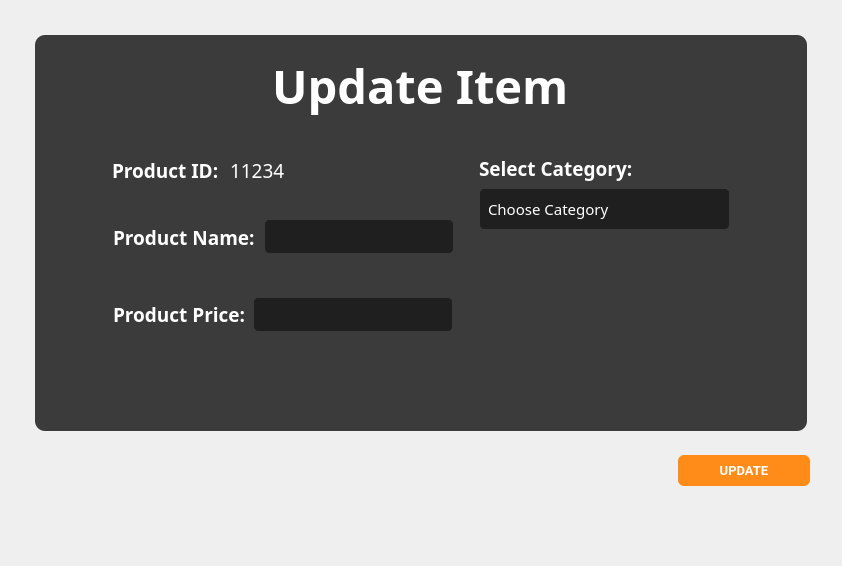
         <widget class="QWidget" name="updateProdPage">
          <layout class="QGridLayout" name="gridLayout_20">
           <item row="0" column="0">
            <widget class="QWidget" name="widget_96" native="true">
             <property name="sizePolicy">
              <sizepolicy hsizetype="Preferred" vsizetype="Expanding">
               <horstretch>0</horstretch>
               <verstretch>0</verstretch>
              </sizepolicy>
             </property>
             <property name="styleSheet">
              <string notr="true"/>
             </property>
             <layout class="QVBoxLayout" name="verticalLayout_25">
              <item>
               <widget class="QWidget" name="widget_97" native="true">
                <property name="sizePolicy">
                 <sizepolicy hsizetype="Expanding" vsizetype="Expanding">
                  <horstretch>0</horstretch>
                  <verstretch>0</verstretch>
                 </sizepolicy>
                </property>
                <layout class="QVBoxLayout" name="verticalLayout_26">
                 <property name="spacing">
                  <number>6</number>
                 </property>
                 <property name="leftMargin">
                  <number>15</number>
                 </property>
                 <property name="topMargin">
                  <number>15</number>
                 </property>
                 <property name="rightMargin">
                  <number>15</number>
                 </property>
                 <property name="bottomMargin">
                  <number>9</number>
                 </property>
                 <item>
                  <widget class="QWidget" name="widget_98" native="true">
                   <property name="styleSheet">
                    <string notr="true">background-color: rgb(59, 59, 59);
border-radius: 10px;
</string>
                   </property>
                   <layout class="QVBoxLayout" name="verticalLayout_51">
                    <item alignment="Qt::AlignTop">
                     <widget class="QWidget" name="widget_99" native="true">
                      <property name="minimumSize">
                       <size>
                        <width>0</width>
                        <height>50</height>
                       </size>
                      </property>
                      <layout class="QVBoxLayout" name="verticalLayout_52">
                       <property name="bottomMargin">
                        <number>0</number>
                       </property>
                       <item alignment="Qt::AlignHCenter">
                        <widget class="QLabel" name="label_37">
                         <property name="sizePolicy">
                          <sizepolicy hsizetype="Expanding" vsizetype="Expanding">
                           <horstretch>0</horstretch>
                           <verstretch>0</verstretch>
                          </sizepolicy>
                         </property>
                         <property name="font">
                          <font>
                           <family>Poppins SemiBold</family>
                           <pointsize>35</pointsize>
                           <bold>true</bold>
                          </font>
                         </property>
                         <property name="styleSheet">
                          <string notr="true">QLabel{
	color:white;
}</string>
                         </property>
                         <property name="text">
                          <string>Update Item</string>
                         </property>
                        </widget>
                       </item>
                      </layout>
                     </widget>
                    </item>
                    <item>
                     <widget class="QWidget" name="widget_100" native="true">
                      <property name="sizePolicy">
                       <sizepolicy hsizetype="Expanding" vsizetype="Expanding">
                        <horstretch>0</horstretch>
                        <verstretch>0</verstretch>
                       </sizepolicy>
                      </property>
                      <layout class="QVBoxLayout" name="verticalLayout_53">
                       <property name="leftMargin">
                        <number>50</number>
                       </property>
                       <property name="topMargin">
                        <number>0</number>
                       </property>
                       <property name="rightMargin">
                        <number>50</number>
                       </property>
                       <item>
                        <widget class="QWidget" name="widget_101" native="true">
                         <layout class="QHBoxLayout" name="horizontalLayout_44">
                          <property name="spacing">
                           <number>6</number>
                          </property>
                          <property name="topMargin">
                           <number>0</number>
                          </property>
                          <item alignment="Qt::AlignHCenter">
                           <widget class="QWidget" name="widget_102" native="true">
                            <property name="minimumSize">
                             <size>
                              <width>360</width>
                              <height>280</height>
                             </size>
                            </property>
                            <property name="maximumSize">
                             <size>
                              <width>360</width>
                              <height>16777215</height>
                             </size>
                            </property>
                            <widget class="QWidget" name="layoutWidget_3">
                             <property name="geometry">
                              <rect>
                               <x>9</x>
                               <y>9</y>
                               <width>343</width>
                               <height>74</height>
                              </rect>
                             </property>
                             <layout class="QHBoxLayout" name="horizontalLayout_45">
                              <item>
                               <widget class="QLabel" name="label_38">
                                <property name="font">
                                 <font>
                                  <family>Poppins SemiBold</family>
                                  <pointsize>14</pointsize>
                                  <bold>true</bold>
                                 </font>
                                </property>
                                <property name="styleSheet">
                                 <string notr="true">QLabel{
	color:white;
}</string>
                                </property>
                                <property name="text">
                                 <string>Product ID: </string>
                                </property>
                               </widget>
                              </item>
                              <item>
                               <widget class="QLabel" name="label_39">
                                <property name="font">
                                 <font>
                                  <family>Poppins Medium</family>
                                  <pointsize>14</pointsize>
                                  <bold>false</bold>
                                 </font>
                                </property>
                                <property name="styleSheet">
                                 <string notr="true">QLabel{
	color:white;
}</string>
                                </property>
                                <property name="text">
                                 <string>11234</string>
                                </property>
                               </widget>
                              </item>
                              <item>
                               <spacer name="horizontalSpacer_7">
                                <property name="orientation">
                                 <enum>Qt::Horizontal</enum>
                                </property>
                                <property name="sizeHint" stdset="0">
                                 <size>
                                  <width>171</width>
                                  <height>72</height>
                                 </size>
                                </property>
                               </spacer>
                              </item>
                             </layout>
                            </widget>
                            <widget class="QLabel" name="label_40">
                             <property name="geometry">
                              <rect>
                               <x>10</x>
                               <y>100</y>
                               <width>145</width>
                               <height>27</height>
                              </rect>
                             </property>
                             <property name="font">
                              <font>
                               <family>Poppins SemiBold</family>
                               <pointsize>14</pointsize>
                               <bold>true</bold>
                              </font>
                             </property>
                             <property name="styleSheet">
                              <string notr="true">QLabel{
	color:white;
}</string>
                             </property>
                             <property name="text">
                              <string>Product Name:</string>
                             </property>
                            </widget>
                            <widget class="QLineEdit" name="lineEdit_7">
                             <property name="geometry">
                              <rect>
                               <x>161</x>
                               <y>95</y>
                               <width>190</width>
                               <height>35</height>
                              </rect>
                             </property>
                             <property name="sizePolicy">
                              <sizepolicy hsizetype="Fixed" vsizetype="Fixed">
                               <horstretch>0</horstretch>
                               <verstretch>0</verstretch>
                              </sizepolicy>
                             </property>
                             <property name="minimumSize">
                              <size>
                               <width>185</width>
                               <height>35</height>
                              </size>
                             </property>
                             <property name="maximumSize">
                              <size>
                               <width>16777215</width>
                               <height>30</height>
                              </size>
                             </property>
                             <property name="font">
                              <font>
                               <family>Poppins Medium</family>
                               <pointsize>11</pointsize>
                              </font>
                             </property>
                             <property name="styleSheet">
                              <string notr="true">QLineEdit {
    background-color: #1F1F1F;
    border: 1px solid #3B3B3B;
    border-radius: 5px;
    padding: 8px;
    color: white;
}

QLineEdit:focus {
    border-color: #FF8C18; /* Change border color when line edit is focused */
}

QLineEdit::placeholder {
    color: #808080; /* Placeholder text color */
}

QLineEdit::hover {
    background-color: #272727; /* Change background color on hover */
}
</string>
                             </property>
                            </widget>
                            <widget class="QLabel" name="label_57">
                             <property name="geometry">
                              <rect>
                               <x>10</x>
                               <y>177</y>
                               <width>134</width>
                               <height>27</height>
                              </rect>
                             </property>
                             <property name="font">
                              <font>
                               <family>Poppins SemiBold</family>
                               <pointsize>14</pointsize>
                               <bold>true</bold>
                              </font>
                             </property>
                             <property name="styleSheet">
                              <string notr="true">QLabel{
	color:white;
}</string>
                             </property>
                             <property name="text">
                              <string>Product Price:</string>
                             </property>
                            </widget>
                            <widget class="QLineEdit" name="lineEdit_8">
                             <property name="geometry">
                              <rect>
                               <x>150</x>
                               <y>173</y>
                               <width>200</width>
                               <height>35</height>
                              </rect>
                             </property>
                             <property name="sizePolicy">
                              <sizepolicy hsizetype="Fixed" vsizetype="Fixed">
                               <horstretch>0</horstretch>
                               <verstretch>0</verstretch>
                              </sizepolicy>
                             </property>
                             <property name="minimumSize">
                              <size>
                               <width>200</width>
                               <height>35</height>
                              </size>
                             </property>
                             <property name="maximumSize">
                              <size>
                               <width>16777215</width>
                               <height>30</height>
                              </size>
                             </property>
                             <property name="font">
                              <font>
                               <family>Poppins Medium</family>
                               <pointsize>11</pointsize>
                              </font>
                             </property>
                             <property name="styleSheet">
                              <string notr="true">QLineEdit {
    background-color: #1F1F1F;
    border: 1px solid #3B3B3B;
    border-radius: 5px;
    padding: 8px;
    color: white;
}

QLineEdit:focus {
    border-color: #FF8C18; /* Change border color when line edit is focused */
}

QLineEdit::placeholder {
    color: #808080; /* Placeholder text color */
}

QLineEdit::hover {
    background-color: #272727; /* Change background color on hover */
}
</string>
                             </property>
                            </widget>
                           </widget>
                          </item>
                          <item>
                           <widget class="QWidget" name="widget_103" native="true">
                            <property name="sizePolicy">
                             <sizepolicy hsizetype="Fixed" vsizetype="Preferred">
                              <horstretch>0</horstretch>
                              <verstretch>0</verstretch>
                             </sizepolicy>
                            </property>
                            <property name="minimumSize">
                             <size>
                              <width>270</width>
                              <height>0</height>
                             </size>
                            </property>
                            <property name="maximumSize">
                             <size>
                              <width>250</width>
                              <height>16777215</height>
                             </size>
                            </property>
                            <widget class="QWidget" name="layoutWidget_4">
                             <property name="geometry">
                              <rect>
                               <x>10</x>
                               <y>30</y>
                               <width>251</width>
                               <height>76</height>
                              </rect>
                             </property>
                             <layout class="QVBoxLayout" name="verticalLayout_54">
                              <item>
                               <widget class="QLabel" name="label_58">
                                <property name="font">
                                 <font>
                                  <family>Poppins SemiBold</family>
                                  <pointsize>14</pointsize>
                                  <bold>true</bold>
                                 </font>
                                </property>
                                <property name="styleSheet">
                                 <string notr="true">QLabel{
	color:white;
}</string>
                                </property>
                                <property name="text">
                                 <string>Select Category:</string>
                                </property>
                               </widget>
                              </item>
                              <item>
                               <widget class="QComboBox" name="comboBox_2">
                                <property name="font">
                                 <font>
                                  <family>Poppins Medium</family>
                                  <pointsize>11</pointsize>
                                 </font>
                                </property>
                                <property name="styleSheet">
                                 <string notr="true">QComboBox {
    background-color: #1F1F1F;
    border: 1px solid #3B3B3B;
    border-radius: 5px;
    padding: 8px;
    color: white;
    min-width: 150px; /* Set minimum width */
}

QComboBox::drop-down {
    border: none;
    subcontrol-origin: padding;
    subcontrol-position: top right;
    width: 20px;
    background-color: transparent;
}

QComboBox::down-arrow {
    image: url(:/iCons/icons8-down-arrow-25.png); 
    width: 16px; 
    height: 16px;
    subcontrol-origin: padding; 
    subcontrol-position: center right; 
}


QComboBox::item {
    background-color: #1F1F1F;
	color:white;
    padding: 8px;
}
QComboBox QAbstractItemView::item {
    background-color: #272727; 
    padding: 8px;
	border-radius:5px;
	border: 1px solid #3B3B3B;
    color: white; 
}

QComboBox::item:selected {
    background-color: #FF8C18;
}

QComboBox::hover {
    background-color: #272727; 
}
QComboBox QAbstractItemView::item:hover {
    background-color: #B7B7B7;
}
</string>
                                </property>
                                <property name="currentText">
                                 <string/>
                                </property>
                                <property name="placeholderText">
                                 <string>Choose Category</string>
                                </property>
                                <item>
                                 <property name="text">
                                  <string>Coffee</string>
                                 </property>
                                </item>
                                <item>
                                 <property name="text">
                                  <string>Non-Coffee</string>
                                 </property>
                                </item>
                               </widget>
                              </item>
                             </layout>
                            </widget>
                           </widget>
                          </item>
                         </layout>
                        </widget>
                       </item>
                      </layout>
                     </widget>
                    </item>
                   </layout>
                  </widget>
                 </item>
                </layout>
               </widget>
              </item>
              <item alignment="Qt::AlignBottom">
               <widget class="QWidget" name="widget_104" native="true">
                <property name="minimumSize">
                 <size>
                  <width>0</width>
                  <height>100</height>
                 </size>
                </property>
                <layout class="QHBoxLayout" name="horizontalLayout_46">
                 <property name="rightMargin">
                  <number>12</number>
                 </property>
                 <item>
                  <layout class="QGridLayout" name="gridLayout_19">
                   <item row="0" column="0">
                    <spacer name="horizontalSpacer_8">
                     <property name="orientation">
                      <enum>Qt::Horizontal</enum>
                     </property>
                     <property name="sizeHint" stdset="0">
                      <size>
                       <width>538</width>
                       <height>20</height>
                      </size>
                     </property>
                    </spacer>
                   </item>
                   <item row="0" column="1">
                    <widget class="QPushButton" name="pushButton_32">
                     <property name="minimumSize">
                      <size>
                       <width>132</width>
                       <height>31</height>
                      </size>
                     </property>
                     <property name="maximumSize">
                      <size>
                       <width>16777215</width>
                       <height>31</height>
                      </size>
                     </property>
                     <property name="font">
                      <font>
                       <family>Roboto</family>
                       <pointsize>10</pointsize>
                       <bold>true</bold>
                      </font>
                     </property>
                     <property name="styleSheet">
                      <string notr="true">QPushButton {
    padding: 6px 14px;
    font-family: &quot;Roboto&quot;, sans-serif;
    border-radius: 6px;
    border: none;
    color: white;
    background: #FF8C18;
    box-shadow: 0px 0.5px 1.5px rgba(54, 122, 246, 0.25), inset 0px 0.8px 0px -0.25px rgba(255, 255, 255, 0.2);
    user-select: none;
    -webkit-user-select: none;
    touch-action: manipulation;
    transition: background-color 0.2s, box-shadow 0.2s; 
}
QPushButton::pressed {
    background-color: #B7B7B7;
    box-shadow: 0px 1px 2px rgba(0, 0, 0, 0.5) inset;
	color:black;
}
QPushButton:hover {
    background-color: #FFA54E; 
}</string>
                     </property>
                     <property name="text">
                      <string>UPDATE</string>
                     </property>
                     <property name="checkable">
                      <bool>true</bool>
                     </property>
                     <property name="autoExclusive">
                      <bool>true</bool>
                     </property>
                    </widget>
                   </item>
                   <item row="1" column="1">
                    <spacer name="verticalSpacer_4">
                     <property name="orientation">
                      <enum>Qt::Vertical</enum>
                     </property>
                     <property name="sizeHint" stdset="0">
                      <size>
                       <width>20</width>
                       <height>40</height>
                      </size>
                     </property>
                    </spacer>
                   </item>
                  </layout>
                 </item>
                </layout>
               </widget>
              </item>
             </layout>
            </widget>
           </item>
          </layout>
         </widget>
